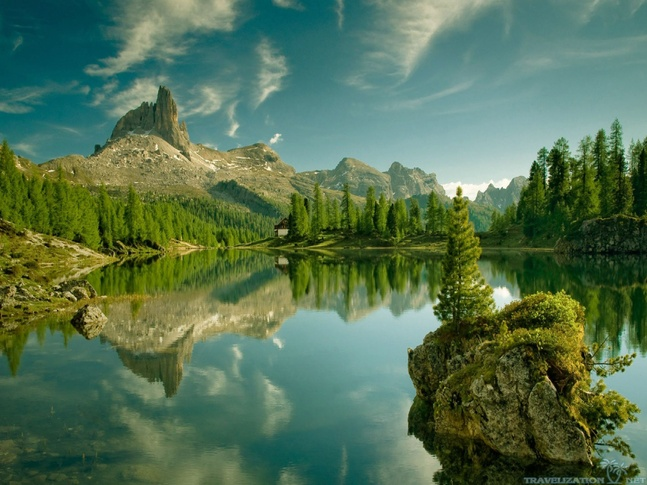
#> input picture PB_TP2/input_images/624165-1934603400.jpg, 647 x 485 px, shrunk from 2560 x 1920 before the run; its folder holds 4 pictures in this run
$ python exercicio103.py
#> lines starting #> are read from the running program, lines starting #| are printed output that depends on the picture
import asyncio
from PIL import Image, ImageFilter
import os
import time


async def process_image(image_path, output_dir):
    start_time = time.time()
    try:
        with Image.open(image_path) as img:
            img = img.filter(ImageFilter.BLUR)
            output_path = os.path.join(output_dir, os.path.basename(image_path))
            img.save(output_path)
            end_time = time.time()
            duration = end_time - start_time
            print(f'Item salvo {output_path}. Tempo: {duration:.4f}.')
    except Exception as e:
        print(f'Erro ao processar {image_path}: {e}')
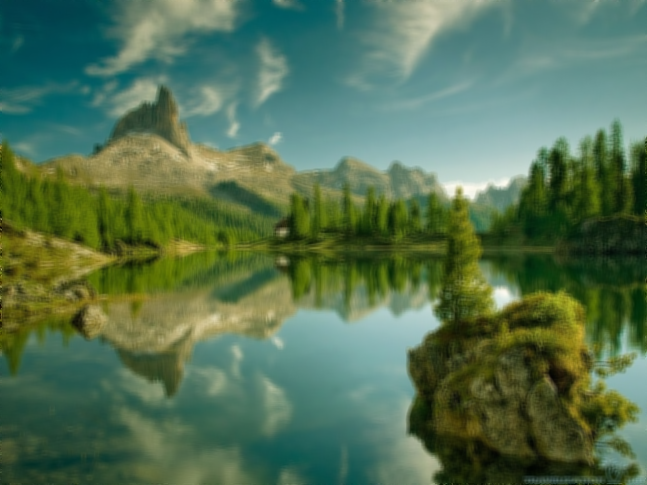
#> saved as 624165-1934603400.jpg: PIL image 647x485 RGB; mean R, G, B 84.4, 113.4, 82.2
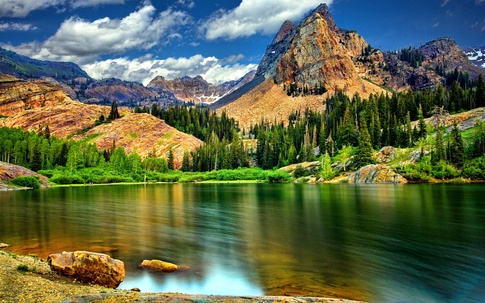
#> input picture PB_TP2/input_images/Nature-Wallpaper-1022912335.jpg, 485 x 303 px, shrunk from 1920 x 1200 before the run
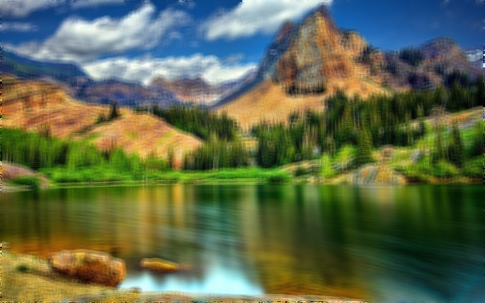
#> saved as Nature-Wallpaper-1022912335.jpg: PIL image 485x303 RGB; mean R, G, B 95.3, 105.7, 75.7
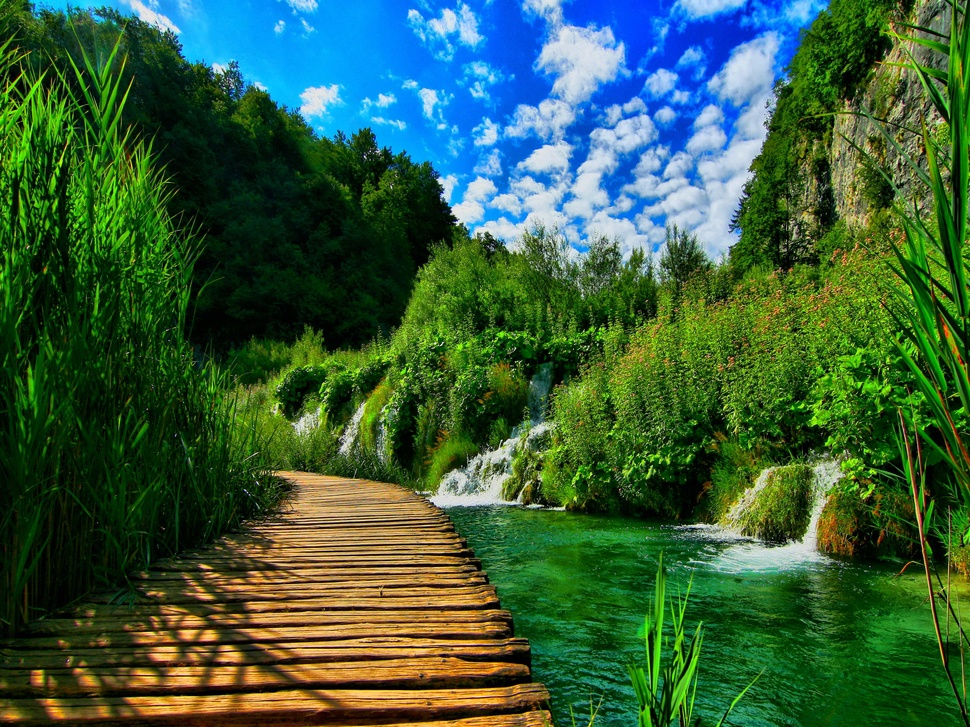
#> input picture PB_TP2/input_images/nature-wallpapers-8.jpg, 970 x 727 px, shrunk from 3836 x 2877 before the run
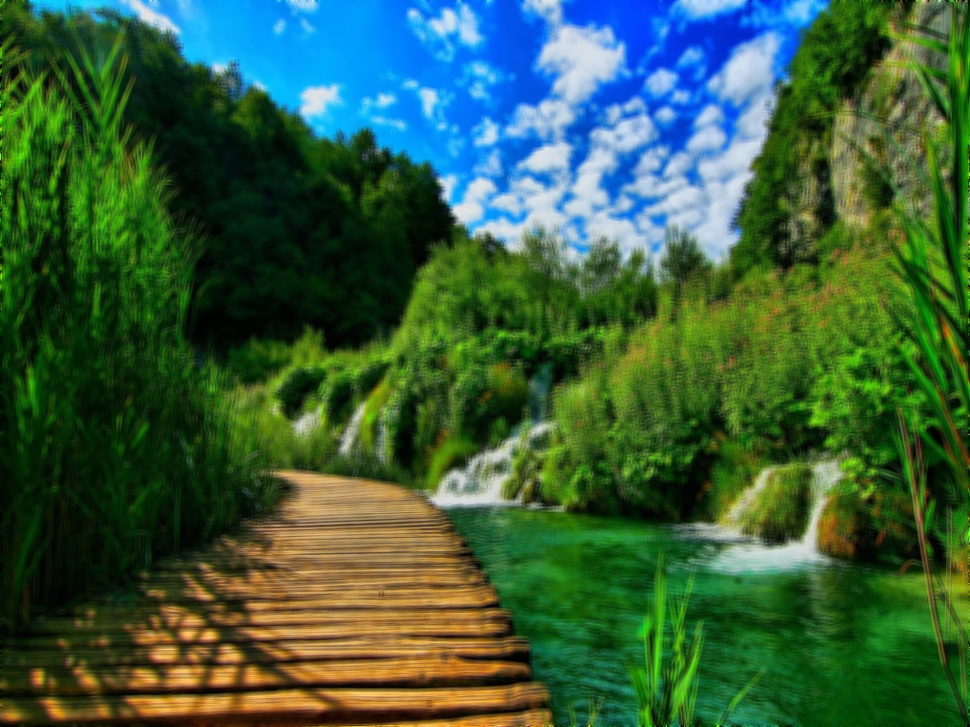
#> saved as nature-wallpapers-8.jpg: PIL image 970x727 RGB; mean R, G, B 56, 93.1, 60.4
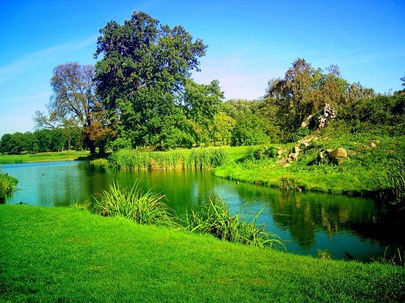
#> input picture PB_TP2/input_images/wp2599602-2544699722.jpg, 405 x 303 px, shrunk from 1600 x 1200 before the run
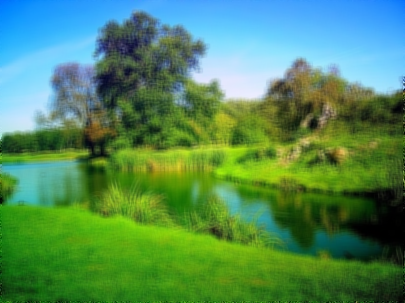
#> saved as wp2599602-2544699722.jpg: PIL image 405x303 RGB; mean R, G, B 82.2, 138.3, 92.3

async def main_image_processing():
    input_dir = "input_images"
    output_dir = "output_images"
    os.makedirs(output_dir, exist_ok=True)
    images = [os.path.join(input_dir, img) for img in os.listdir(input_dir) if img.endswith(".jpg")]
    await asyncio.gather(*(process_image(img, output_dir) for img in images))

if __name__ == "__main__":
    asyncio.run(main_image_processing())
